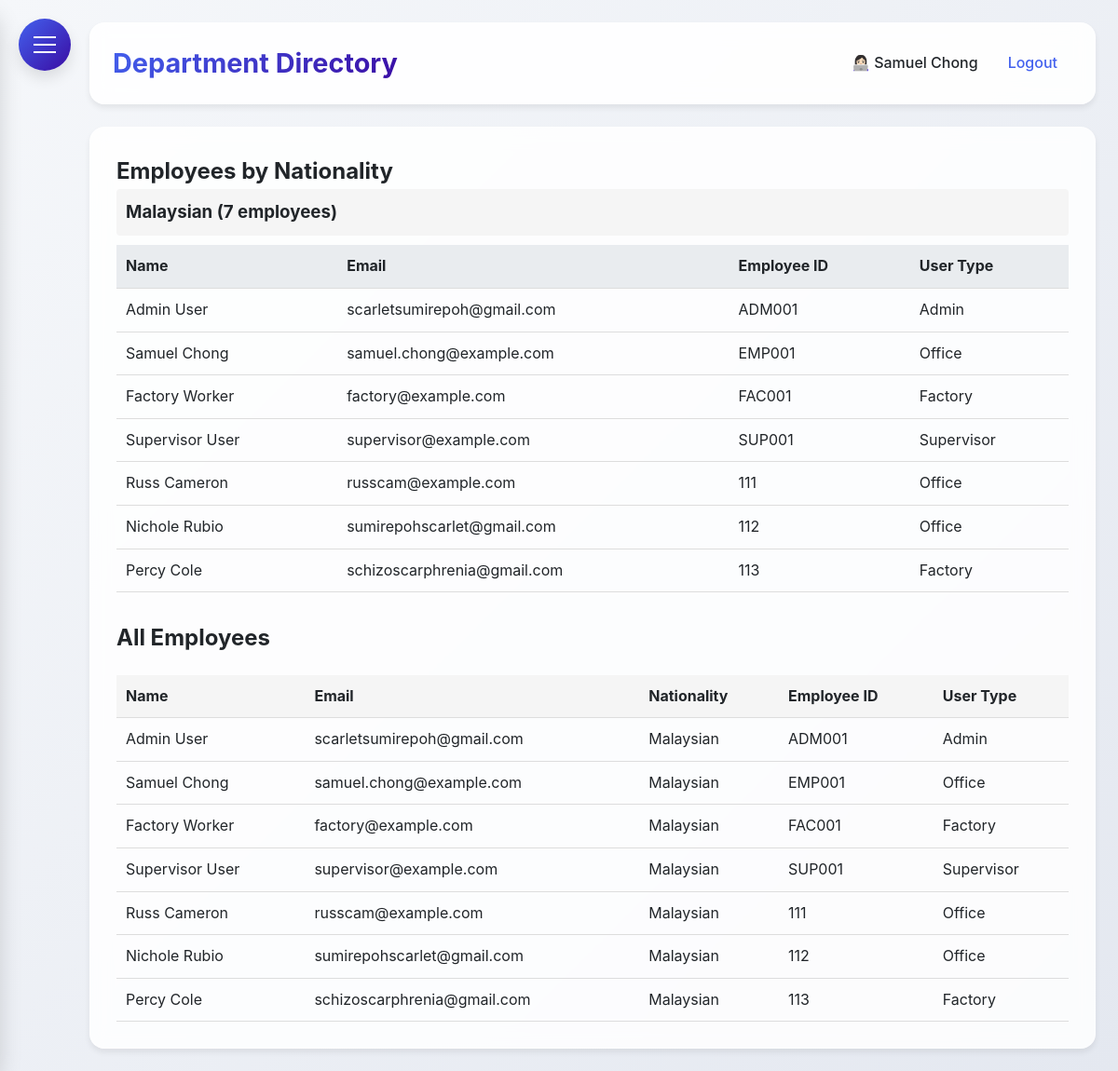
The page /department_directory (signed in) on the database its author committed.
### HerculesSystem.py (models this page shows, shortened)
class Employee(UserMixin, db.Model):
    id = db.Column(db.Integer, primary_key=True)
    username = db.Column(db.String(80), unique=True, nullable=False)
    password = db.Column(db.String(120), nullable=False)
    full_name = db.Column(db.String(120), nullable=False)
    email = db.Column(db.String(120), unique=True, nullable=False)
    nationality = db.Column(db.String(80), nullable=False)  # Added nationality
    employee_id = db.Column(db.String(80), unique=True, nullable=False)  # Added employee ID
    hire_date = db.Column(db.Date)
    is_admin = db.Column(db.Boolean, default=False)
    user_type = db.Column(db.String(20), default='employee')  # admin, supervisor, office, factory
    last_clock_in = db.Column(db.DateTime)
    last_clock_out = db.Column(db.DateTime)
    last_lunch_start = db.Column(db.DateTime)
    last_lunch_end = db.Column(db.DateTime)

### HerculesSystem.py (the view)
@app.route('/department_directory')
@login_required
def department_directory():
    employees = Employee.query.all()
    employees_by_nationality = {}
    for employee in employees:
        if employee.nationality not in employees_by_nationality:
            employees_by_nationality[employee.nationality] = []
        employees_by_nationality[employee.nationality].append(employee)
    return render_template('department_directory.html',
                         employees_by_nationality=employees_by_nationality,
                         employees=employees)

### HerculesSystem.py (called while the page is built)
@app.after_request
def add_security_headers(response):
    response.headers['Permissions-Policy'] = 'geolocation=()'
    return response

@login_manager.user_loader
def load_user(user_id):
    return db.session.get(Employee, int(user_id))

@app.context_processor
def inject_now():
    return {'now': datetime.utcnow()}

@app.before_request
def before_request():
    if request.url.startswith('https://'):
        new_url = request.url.replace('https://', 'http://', 1)
        return redirect(new_url, code=301)

### templates/department_directory.html (shortened to what this page needs)
{% extends "base.html" %}
{% block content %}
<h2>Employees by Nationality</h2>
{% for nationality, employees_list in employees_by_nationality.items() %}
<div style="margin-bottom: 30px;">
    <h3 style="background: #f5f5f5; padding: 10px; border-radius: 4px;">{{ nationality }} ({{ employees_list|length }} employees)</h3>
    <table style="width: 100%; border-collapse: collapse; margin-top: 10px;">
        <thead>
            <tr style="background: #e9ecef;">
                <th style="padding: 10px; text-align: left; border-bottom: 1px solid #ddd;">Name</th>
                <th style="padding: 10px; text-align: left; border-bottom: 1px solid #ddd;">Email</th>
                <th style="padding: 10px; text-align: left; border-bottom: 1px solid #ddd;">Employee ID</th>
                <th style="padding: 10px; text-align: left; border-bottom: 1px solid #ddd;">User Type</th>
            </tr>
        </thead>
        <tbody>
            {% for employee in employees_list %}
            <tr>
                <td style="padding: 10px; border-bottom: 1px solid #ddd;">{{ employee.full_name }}</td>
                <td style="padding: 10px; border-bottom: 1px solid #ddd;">{{ employee.email }}</td>
                <td style="padding: 10px; border-bottom: 1px solid #ddd;">{{ employee.employee_id }}</td>
                <td style="padding: 10px; border-bottom: 1px solid #ddd;">{{ employee.user_type|title }}</td>
            </tr>
            {% endfor %}
        </tbody>
    </table>
</div>
{% endfor %}
<h2>All Employees</h2>
<table style="width: 100%; border-collapse: collapse; margin-top: 20px;">
    <thead>
        <tr style="background: #f5f5f5;">
            <th style="padding: 10px; text-align: left; border-bottom: 1px solid #ddd;">Name</th>
            <th style="padding: 10px; text-align: left; border-bottom: 1px solid #ddd;">Email</th>
            <th style="padding: 10px; text-align: left; border-bottom: 1px solid #ddd;">Nationality</th>
            <th style="padding: 10px; text-align: left; border-bottom: 1px solid #ddd;">Employee ID</th>
            <th style="padding: 10px; text-align: left; border-bottom: 1px solid #ddd;">User Type</th>
        </tr>
    </thead>
    <tbody>
        {% for employee in employees %}
        <tr>
            <td style="padding: 10px; border-bottom: 1px solid #ddd;">{{ employee.full_name }}</td>
            <td style="padding: 10px; border-bottom: 1px solid #ddd;">{{ employee.email }}</td>
            <td style="padding: 10px; border-bottom: 1px solid #ddd;">{{ employee.nationality }}</td>
            <td style="padding: 10px; border-bottom: 1px solid #ddd;">{{ employee.employee_id }}</td>
            <td style="padding: 10px; border-bottom: 1px solid #ddd;">{{ employee.user_type|title }}</td>
        </tr>
        {% endfor %}
    </tbody>
</table>
{% endblock %}

### templates/base.html (shortened to what this page needs)
<!DOCTYPE html>
<html lang="en">
<head>
</head>
<body>
    <div class="hamburger-menu" id="hamburgerMenu">
        <span></span>
    </div>
    <div class="main-content" id="mainContent">
        <div class="header">
            <h1>{% block header %}Hercules HR{% endblock %}</h1>
            <div class="user-info">
                {% if current_user.is_authenticated %}
                <span>👩🏻‍💻 {{ current_user.full_name }}</span>
                <a href="{{ url_for('logout') }}">Logout</a>
                {% else %}
                <a href="{{ url_for('login') }}">Login</a>
                {% endif %}
            </div>
        </div>
        <div class="content">
            {% block content %}{% endblock %}
        </div>
    </div>
</body>
</html>

### templates/base.html (style rules this page uses)
:root { --primary: #4361ee; --secondary: #3a0ca3; --accent: #7209b7; --success: #4cc9f0; --danger: #f72585; --warning: #fca311; --info: #4895ef; --light: #f8f9fa; --dark: #212529; --gray: #6c757d; --gradient-primary: linear-gradient(135deg, #4361ee, #3a0ca3); --gradient-accent: linear-gradient(135deg, #7209b7, #f72585); --shadow-sm: 0 4px 6px rgba(0, 0, 0, 0.07); --shadow-md: 0 8px 15px rgba(0, 0, 0, 0.1); --shadow-lg: 0 15px 25px rgba(0, 0, 0, 0.15); --border-radius: 12px; --border-radius-lg: 16px; --border-radius-xl: 20px; --sidebar-radius: 20px; }
* { margin: 0; padding: 0; box-sizing: border-box; font-family: 'Inter', 'Segoe UI', system-ui, -apple-system, sans-serif; }
body { display: flex; min-height: 100vh; background: linear-gradient(135deg, #f5f7fa 0%, #e4e8f0 100%); color: var(--dark); line-height: 1.6; }
.hamburger-menu { position: fixed; top: 20px; left: 20px; z-index: 1000; cursor: pointer; background: var(--gradient-primary); border-radius: 50%; width: 56px; height: 56px; display: flex; align-items: center; justify-content: center; box-shadow: var(--shadow-md); transition: all 0.3s ease; }
.hamburger-menu span { display: block; width: 24px; height: 2px; background: #fff; position: relative; transition: all 0.3s cubic-bezier(0.4, 0, 0.2, 1); }
.hamburger-menu span:before, .hamburger-menu span:after { content: ''; position: absolute; width: 24px; height: 2px; background: #fff; transition: all 0.3s cubic-bezier(0.4, 0, 0.2, 1); }
.hamburger-menu span:before { top: -8px; }
.hamburger-menu span:after { top: 8px; }
.main-content { flex: 1; padding: 24px; margin-left: 0; transition: margin-left 0.3s cubic-bezier(0.4, 0, 0.2, 1); padding-left: 96px; }
.header { background: rgba(255, 255, 255, 0.9); backdrop-filter: blur(10px); padding: 20px 24px; border-radius: var(--border-radius-lg); box-shadow: var(--shadow-sm); display: flex; justify-content: space-between; align-items: center; margin-bottom: 24px; border: 1px solid rgba(255, 255, 255, 0.2); }
.header h1 { font-size: 1.8rem; font-weight: 700; background: var(--gradient-primary); -webkit-background-clip: text; background-clip: text; color: transparent; }
.user-info { display: flex; align-items: center; gap: 16px; }
.user-info span { color: var(--dark); font-weight: 500; }
.user-info a { color: var(--primary); text-decoration: none; font-weight: 500; transition: all 0.2s ease; padding: 8px 16px; border-radius: 8px; }
.content { background: rgba(255, 255, 255, 0.85); backdrop-filter: blur(10px); padding: 28px; border-radius: var(--border-radius-lg); box-shadow: var(--shadow-sm); border: 1px solid rgba(255, 255, 255, 0.2); }
.content { animation: fadeIn 0.4s ease-out; }

### rows shown on the page
Employee: full_name "Samuel Chong", email "samuel.chong@example.com", employee_id "EMP001", user_type "Office", nationality "Malaysian"
Employee: nationality "Malaysian", employees_list "7", full_name "Admin User", email "scarletsumirepoh@gmail.com", employee_id "ADM001", user_type "Admin"
Employee: full_name "Factory Worker", email "factory@example.com", employee_id "FAC001", user_type "Factory", nationality "Malaysian"
Employee: full_name "Supervisor User", email "supervisor@example.com", employee_id "SUP001", user_type "Supervisor", nationality "Malaysian"
Employee: full_name "Russ Cameron", email "russcam@example.com", employee_id "111", user_type "Office", nationality "Malaysian"
Employee: full_name "Nichole Rubio", email "sumirepohscarlet@gmail.com", employee_id "112", user_type "Office", nationality "Malaysian"
Employee: full_name "Percy Cole", email "schizoscarphrenia@gmail.com", employee_id "113", user_type "Factory", nationality "Malaysian"
